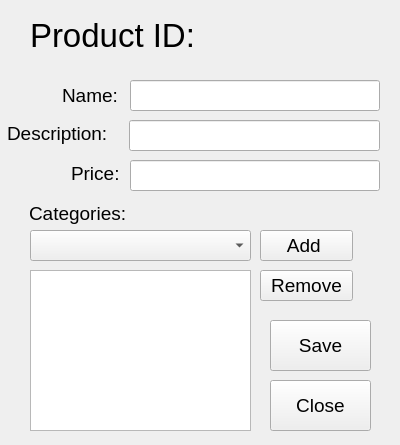
<?xml version="1.0" encoding="UTF-8"?>
<ui version="4.0">
 <class>Form_NewProduct</class>
 <widget class="QWidget" name="Form_NewProduct">
  <property name="geometry">
   <rect>
    <x>0</x>
    <y>0</y>
    <width>400</width>
    <height>445</height>
   </rect>
  </property>
  <property name="windowTitle">
   <string>Product</string>
  </property>
  <widget class="QComboBox" name="comboBox_CategoriesList">
   <property name="geometry">
    <rect>
     <x>30</x>
     <y>230</y>
     <width>221</width>
     <height>31</height>
    </rect>
   </property>
   <property name="font">
    <font>
     <pointsize>14</pointsize>
    </font>
   </property>
  </widget>
  <widget class="QLabel" name="label_NewProduct">
   <property name="geometry">
    <rect>
     <x>30</x>
     <y>10</y>
     <width>221</width>
     <height>50</height>
    </rect>
   </property>
   <property name="font">
    <font>
     <pointsize>25</pointsize>
    </font>
   </property>
   <property name="text">
    <string>Product ID:</string>
   </property>
  </widget>
  <widget class="QPushButton" name="pushButton_SaveProduct">
   <property name="geometry">
    <rect>
     <x>270</x>
     <y>320</y>
     <width>101</width>
     <height>51</height>
    </rect>
   </property>
   <property name="font">
    <font>
     <pointsize>14</pointsize>
    </font>
   </property>
   <property name="text">
    <string>Save</string>
   </property>
  </widget>
  <widget class="QLineEdit" name="lineEdit_Name">
   <property name="geometry">
    <rect>
     <x>130</x>
     <y>80</y>
     <width>250</width>
     <height>31</height>
    </rect>
   </property>
   <property name="font">
    <font>
     <pointsize>14</pointsize>
    </font>
   </property>
  </widget>
  <widget class="QLineEdit" name="lineEdit_Description">
   <property name="geometry">
    <rect>
     <x>129</x>
     <y>120</y>
     <width>251</width>
     <height>31</height>
    </rect>
   </property>
   <property name="font">
    <font>
     <pointsize>14</pointsize>
    </font>
   </property>
  </widget>
  <widget class="QLineEdit" name="lineEdit_Price">
   <property name="geometry">
    <rect>
     <x>130</x>
     <y>160</y>
     <width>250</width>
     <height>31</height>
    </rect>
   </property>
   <property name="font">
    <font>
     <pointsize>14</pointsize>
    </font>
   </property>
  </widget>
  <widget class="QLabel" name="label_NewProductName">
   <property name="geometry">
    <rect>
     <x>62</x>
     <y>85</y>
     <width>81</width>
     <height>20</height>
    </rect>
   </property>
   <property name="font">
    <font>
     <pointsize>14</pointsize>
    </font>
   </property>
   <property name="text">
    <string>Name:</string>
   </property>
  </widget>
  <widget class="QLabel" name="label_NewProductDescription">
   <property name="geometry">
    <rect>
     <x>7</x>
     <y>118</y>
     <width>131</width>
     <height>31</height>
    </rect>
   </property>
   <property name="font">
    <font>
     <pointsize>14</pointsize>
    </font>
   </property>
   <property name="text">
    <string>Description:</string>
   </property>
  </widget>
  <widget class="QLabel" name="label_NewProduct_Price">
   <property name="geometry">
    <rect>
     <x>71</x>
     <y>163</y>
     <width>71</width>
     <height>20</height>
    </rect>
   </property>
   <property name="font">
    <font>
     <pointsize>14</pointsize>
    </font>
   </property>
   <property name="text">
    <string>Price:</string>
   </property>
  </widget>
  <widget class="QListWidget" name="listWidget_CategoriesAdded">
   <property name="geometry">
    <rect>
     <x>30</x>
     <y>270</y>
     <width>221</width>
     <height>161</height>
    </rect>
   </property>
  </widget>
  <widget class="QPushButton" name="pushButton_AddCategory">
   <property name="geometry">
    <rect>
     <x>260</x>
     <y>230</y>
     <width>93</width>
     <height>31</height>
    </rect>
   </property>
   <property name="font">
    <font>
     <pointsize>14</pointsize>
    </font>
   </property>
   <property name="text">
    <string>Add </string>
   </property>
  </widget>
  <widget class="QPushButton" name="pushButton_RemoveCategory">
   <property name="geometry">
    <rect>
     <x>260</x>
     <y>270</y>
     <width>93</width>
     <height>31</height>
    </rect>
   </property>
   <property name="font">
    <font>
     <pointsize>14</pointsize>
    </font>
   </property>
   <property name="text">
    <string>Remove</string>
   </property>
  </widget>
  <widget class="QLabel" name="label_NewID">
   <property name="geometry">
    <rect>
     <x>250</x>
     <y>10</y>
     <width>111</width>
     <height>50</height>
    </rect>
   </property>
   <property name="font">
    <font>
     <pointsize>25</pointsize>
    </font>
   </property>
   <property name="text">
    <string/>
   </property>
   <property name="alignment">
    <set>Qt::AlignCenter</set>
   </property>
  </widget>
  <widget class="QPushButton" name="pushButton_CloseProduct">
   <property name="geometry">
    <rect>
     <x>270</x>
     <y>380</y>
     <width>101</width>
     <height>51</height>
    </rect>
   </property>
   <property name="font">
    <font>
     <pointsize>14</pointsize>
    </font>
   </property>
   <property name="text">
    <string>Close</string>
   </property>
  </widget>
  <widget class="QLabel" name="label_NewProduct_Categories">
   <property name="geometry">
    <rect>
     <x>29</x>
     <y>198</y>
     <width>181</width>
     <height>31</height>
    </rect>
   </property>
   <property name="font">
    <font>
     <pointsize>14</pointsize>
    </font>
   </property>
   <property name="text">
    <string>Categories:</string>
   </property>
  </widget>
 </widget>
 <resources/>
 <connections/>
</ui>
